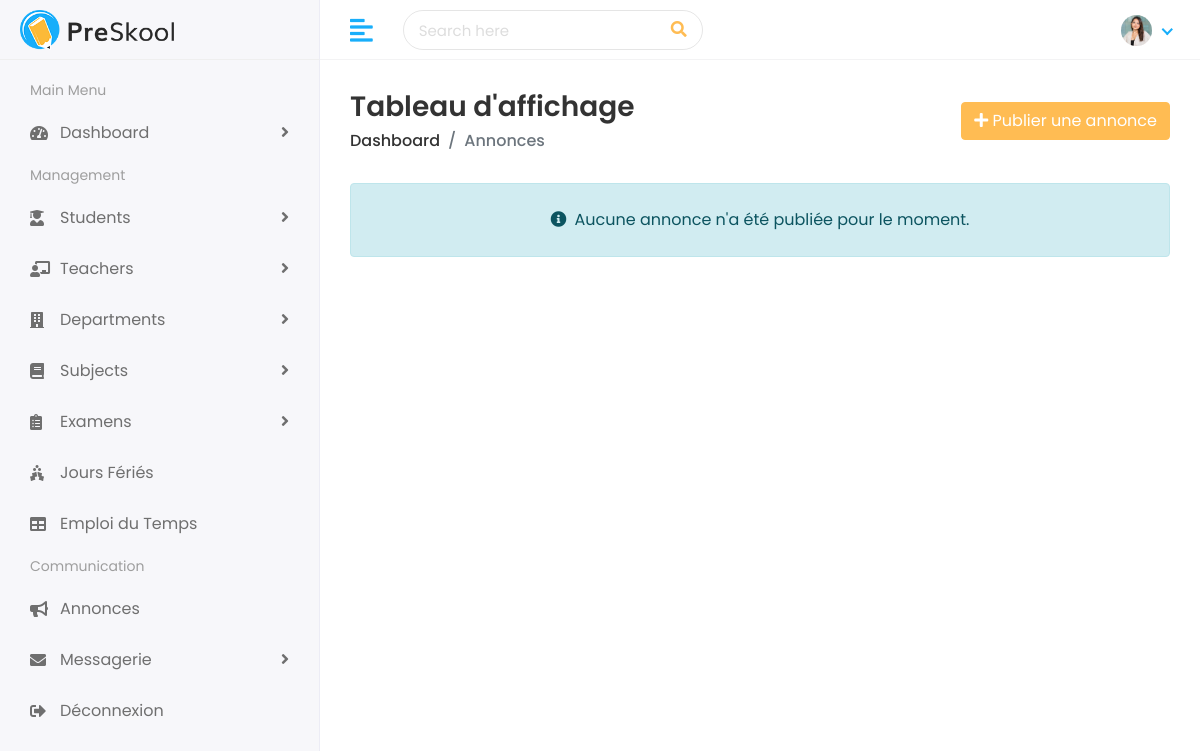
/messaging/announcements/ (signed in), run on an earlier commit of the app's database.
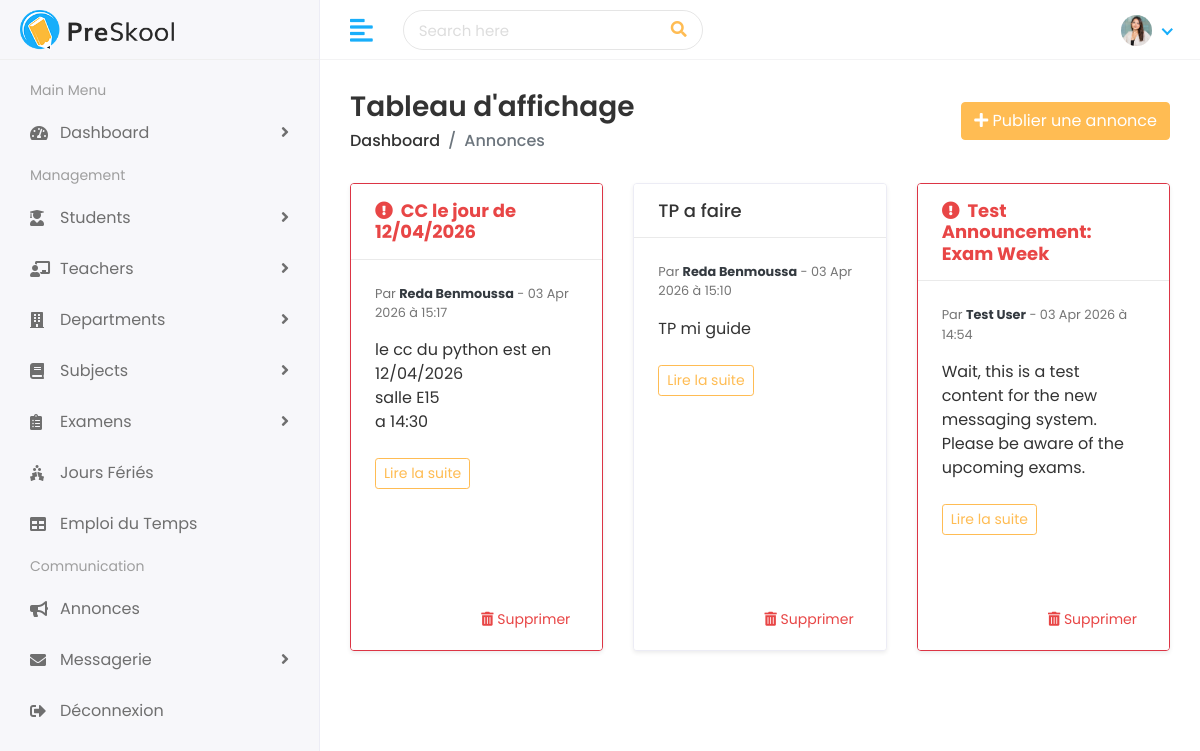
And on a later commit of the database.
### messaging/models.py (models this page shows, shortened)
class Announcement(models.Model):
    author      = models.ForeignKey(CustomUser, on_delete=models.CASCADE, related_name='announcements', verbose_name="Auteur")
    title       = models.CharField(max_length=200, verbose_name="Titre")
    content     = models.TextField(verbose_name="Contenu")
    is_important = models.BooleanField(default=False, verbose_name="Important")
    created_at  = models.DateTimeField(auto_now_add=True)
    class Meta:
        ordering = ['-created_at']

### home_auth/models.py (models this page shows, shortened)
class CustomUser(AbstractUser):
    username = models.CharField(max_length=100, unique=True)
    email = models.EmailField(max_length=255, unique=True, db_index=True)
    is_authorized = models.BooleanField(default=False)
    login_token = models.CharField(max_length=6, blank=True, null=True)
    first_name = models.CharField(max_length=30, blank=True)
    last_name = models.CharField(max_length=30, blank=True)
    date_joined = models.DateTimeField(auto_now_add=True)
    is_student = models.BooleanField(default=False)
    is_admin = models.BooleanField(default=False)
    is_teacher = models.BooleanField(default=False)
    groups = models.ManyToManyField(
        'auth.Group',
        related_name=None,
        blank=True
    )
    user_permissions = models.ManyToManyField(
        'auth.Permission',
        related_name=None,
        blank=True
    )

### messaging/views.py (the view)
# urls.py: path('announcements/', views.announcements, name='announcements'),
@login_required
def announcements(request):
    all_announcements = Announcement.objects.select_related('author').all()
    return render(request, 'messaging/announcements.html', {
        'announcements': all_announcements,
    })

### templates/messaging/announcements.html (shortened to what this page needs)
{% extends 'Home/base.html' %}
{% load static %}
{% block body %}
<div class="page-wrapper">
    <div class="content container-fluid">
        <div class="page-header">
            <div class="row align-items-center">
                <div class="col">
                    <h3 class="page-title">Tableau d'affichage</h3>
                    <ul class="breadcrumb">
                        <li class="breadcrumb-item"><a href="{% url 'dashboard' %}">Dashboard</a></li>
                        <li class="breadcrumb-item active">Annonces</li>
                    </ul>
                </div>
                {% if not request.user.is_student %}
                <div class="col-auto text-right float-right ml-auto">
                    <a href="{% url 'create_announcement' %}" class="btn btn-primary">
                        <i class="fas fa-plus"></i> Publier une annonce
                    </a>
                </div>
                {% endif %}
            </div>
        </div>
        <div class="row">
            {% for ann in announcements %}
                <div class="col-12 col-md-6 col-lg-4 mb-4">
                    <div class="card h-100 {% if ann.is_important %}border-danger border shadow-sm{% else %}shadow-sm{% endif %}">
                        <div class="card-header bg-white d-flex justify-content-between align-items-center">
                            <h5 class="card-title mb-0 {% if ann.is_important %}text-danger font-weight-bold{% endif %}">
                                {% if ann.is_important %}<i class="fas fa-exclamation-circle mr-1"></i>{% endif %}
                                {{ ann.title }}
                            </h5>
                        </div>
                        <div class="card-body">
                            <p class="card-text text-muted small mb-3">
                                Par <span class="font-weight-bold text-dark">{{ ann.author.first_name }} {{ ann.author.last_name }}</span>
                                - {{ ann.created_at|date:"d M Y à H:i" }}
                            </p>
                            <p class="card-text" style="line-height: 1.5;">{{ ann.content|truncatechars:150|linebreaksbr }}</p>
                            <button type="button" class="btn btn-sm btn-outline-primary mt-2" data-toggle="modal" data-target="#announcementModal{{ ann.pk }}">
                                Lire la suite
                            </button>
                        </div>
                        {% if request.user == ann.author or request.user.is_admin %}
                        <div class="card-footer bg-white text-right border-top-0">
                            <form action="{% url 'delete_announcement' ann.pk %}" method="POST" style="display:inline;">
                                <button type="submit" class="btn btn-sm text-danger border-0 bg-transparent" onclick="return confirm('Supprimer cette annonce ?');">
                                    <i class="fas fa-trash-alt"></i> Supprimer
                                </button>
                            </form>
                        </div>
                        {% endif %}
                    </div>
                </div>
            {% empty %}
                <div class="col-12">
                    <div class="alert alert-info text-center py-4">
                        <i class="fas fa-info-circle mr-2"></i>Aucune annonce n'a été publiée pour le moment.
                    </div>
                </div>
            {% endfor %}
        </div>
    </div>
</div>
{% endblock %}

What changed in the data, as far as the page shows it:
added Announcement: is_important True (drawn), title "CC le jour de 12/04/2026", author.first_name "Reda", author.last_name "Benmoussa", created_at "03 Apr 2026 à 15:17", content "le cc du python est en 12/04/2026 salle E15 a 14:30", shows "Supprimer"
added Announcement: title "TP a faire", author.first_name "Reda", author.last_name "Benmoussa", created_at "03 Apr 2026 à 15:10", content "TP mi guide", shows "Supprimer", is_important False (drawn)
added Announcement: is_important True (drawn), title "Test Announcement: Exam Week", author.first_name "Test", author.last_name "User", created_at "03 Apr 2026 à 14:54", content "Wait, this is a test content for the new messaging system. Please be aware of the upcoming exams.", shows "Supprimer"
Also different on the page:
text no longer shown: "Aucune annonce n'a été publiée pour le moment."
